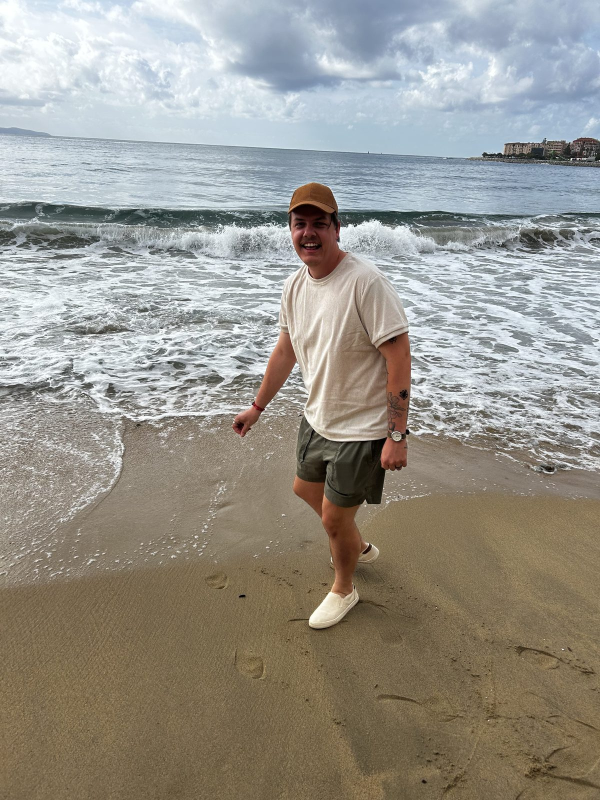
#> input picture gallery/med-cruise/img/full/50DDC967-9F8E-454F-BF32-15DC566AF895.jpg, 1200 x 1600 px (shown at 1/2 size); its folder holds only this picture in this run
$ python make_gallery.py ../../gallery/med-cruise/img/full
#> lines starting #> are read from the running program, lines starting #| are printed output that depends on the picture
#!/usr/bin/env python3
"""Set up photo galleries from folders of photos dropped into gallery/.

Workflow:
    1. Copy photos into gallery/<name>/   (e.g. gallery/barcelona/). Use COPIES, not originals.
    2. Run:  python tools/gallery/make_gallery.py
    3. Commit and push. The page is live at  <site>/gallery/<name>/

The script is safe to run any time. It only touches folders that contain new, unprocessed photos:
  * resizes each photo (full + thumbnail) into gallery/<name>/img/, as JPEG with all EXIF/GPS data removed
  * DELETES the raw copy once its processed version is saved (so raw photos never get committed)
  * records the gallery in gallery/<name>/gallery.json and writes gallery/<name>/index.html
  * refreshes gallery/index.html, a contents list of all galleries (skip one with "unlisted": true in its gallery.json)
Folders with nothing new are left alone. Add more photos to a folder later and re-run to add them.

Options:
    make_gallery.py barcelona                      only this folder
    make_gallery.py barcelona --title "Barcelona" --subtitle "June 2025"
    make_gallery.py --rebuild                      rewrite every page from gallery.json (after editing template.html)

Requires Pillow (pip install pillow). For iPhone HEIC files also: pip install pillow-heif
"""
import argparse
import html
import json
import re
import sys
from pathlib import Path

from PIL import Image, ImageOps

try:  # optional: lets Pillow open iPhone .heic files
    import pillow_heif
    pillow_heif.register_heif_opener()
#> (this line was passed over: pillow_heif is not available in this run)
except ImportError:
    pillow_heif = None

HERE = Path(__file__).resolve().parent
REPO_ROOT = HERE.parent.parent
EXTS = {".jpg", ".jpeg", ".png", ".webp", ".heic", ".heif"}
SLUG_RE = re.compile(r"[a-z0-9]+(-[a-z0-9]+)*")


def default_title(slug):
    return slug.replace("-", " ").title()


def load_gallery(folder: Path):
    path = folder / "gallery.json"
    if path.exists():
        data = json.loads(path.read_text(encoding="utf-8"))
    else:
        data = {}
    data.setdefault("title", default_title(folder.name))
    data.setdefault("subtitle", "")
    data.setdefault("photos", [])
    return data


def unique_name(stem, used):
    base = re.sub(r"[^A-Za-z0-9_-]+", "-", stem).strip("-") or "photo"
    name, n = base, 2
    while name.lower() in used:
        name, n = f"{base}-{n}", n + 1
    used.add(name.lower())
    return name + ".jpg"


def process_photo(src: Path, name: str, img_dir: Path, args):
    """Write full + thumb copies of src as clean JPEGs. Returns the manifest entry."""
    with Image.open(src) as im:
        exif = im.getexif()
        taken = str(exif.get_ifd(0x8769).get(36867) or exif.get(306) or "")
        icc = im.info.get("icc_profile")  # colour profile only; contains no location data
        im = ImageOps.exif_transpose(im)  # bake rotation in, since EXIF is dropped
        if im.mode != "RGB":
            im = im.convert("RGB")
        kwargs = dict(format="JPEG", quality=args.quality, optimize=True, progressive=True)
        if icc:
            kwargs["icc_profile"] = icc  # note: no exif= argument, so all metadata is dropped
        full = im.copy()
        full.thumbnail((args.full, args.full), Image.LANCZOS)
        full.save(img_dir / "full" / name, **kwargs)
        thumb = im.copy()
        thumb.thumbnail((args.thumb, args.thumb), Image.LANCZOS)
        thumb.save(img_dir / "thumb" / name, **kwargs)
    return {"file": name, "taken": taken, "w": thumb.size[0], "h": thumb.size[1]}


def render_page(folder: Path, data):
    title = data["title"]
    cards = []
    for n, p in enumerate(data["photos"], 1):
        alt = html.escape(f"{title}, photo {n}")
        cards.append(
            f'      <a class="ph" href="img/full/{p["file"]}"><img src="img/thumb/{p["file"]}" '
            f'width="{p["w"]}" height="{p["h"]}" loading="lazy" decoding="async" alt="{alt}"></a>'
        )
    count = f"{len(cards)} photo" + ("" if len(cards) == 1 else "s")
    sub = f'{data["subtitle"].strip()} · {count}' if data["subtitle"].strip() else count
    page = (HERE / "template.html").read_text(encoding="utf-8")
    page = (page.replace("{{TITLE}}", html.escape(title))
                .replace("{{SUBTITLE}}", html.escape(sub))
                .replace("{{PHOTOS}}", "\n".join(cards)))
    (folder / "index.html").write_text(page, encoding="utf-8")


def sort_key(p):
    return (0 if p["taken"] else 1, p["taken"], p["file"].lower())


def write_contents(root: Path):
    """Write gallery/index.html: a plain list linking to every gallery. Returns True if it changed.

    A gallery with  "unlisted": true  in its gallery.json stays reachable by URL but is left off the list.
    """
    entries = []
    for folder in sorted(p for p in root.iterdir() if p.is_dir() and not p.name.startswith(".")):
        if not (folder / "gallery.json").exists() or not (folder / "index.html").exists():
            continue
        data = load_gallery(folder)
        if data.get("unlisted"):
            continue
        n = len(data["photos"])
        meta = " · ".join(x for x in (data["subtitle"].strip(), f"{n} photo" + ("" if n == 1 else "s")) if x)
        entries.append((data["title"].lower(), folder.name, data["title"], meta))
    entries.sort()

    if entries:
        rows = [f'      <li><a href="{html.escape(slug)}/"><span class="name">{html.escape(title)}</span>'
                f'<span class="meta">{html.escape(meta)}</span></a></li>' for _, slug, title, meta in entries]
        items = '    <ul>\n' + "\n".join(rows) + '\n    </ul>'
    else:
        items = '    <p class="empty">No galleries yet.</p>'

    page = (HERE / "contents_template.html").read_text(encoding="utf-8").replace("{{ITEMS}}", items)
    out = root / "index.html"
    if out.exists() and out.read_text(encoding="utf-8") == page:
        return False
    out.write_text(page, encoding="utf-8")
    return True


def handle_folder(folder: Path, args, explicit: bool):
    """Returns True if the folder's page was (re)built."""
    slug = folder.name
    if not SLUG_RE.fullmatch(slug):
        print(f"[skip] {slug}: folder names must be lowercase letters, numbers and hyphens "
              f"(e.g. 'mexico-city'). Rename it and re-run.")
        return False

    raws = sorted(f for f in folder.iterdir()
                  if f.is_file() and f.suffix.lower() in EXTS and not f.name.startswith("."))
    has_manifest = (folder / "gallery.json").exists()
    meta_change = explicit and (args.title is not None or args.subtitle is not None)
    needs_page = has_manifest and (args.rebuild or meta_change or not (folder / "index.html").exists())

    if not raws and not needs_page:
        if not has_manifest:
            print(f"[skip] {slug}: no photos found")
        else:
            print(f"[ok]   {slug}: up to date")
        return False

    data = load_gallery(folder)
    if explicit and args.title is not None:
        data["title"] = args.title
    if explicit and args.subtitle is not None:
        data["subtitle"] = args.subtitle

    img_dir = folder / "img"
    (img_dir / "full").mkdir(parents=True, exist_ok=True)
    (img_dir / "thumb").mkdir(parents=True, exist_ok=True)

    # forget photos whose image files were deleted by hand
    before = len(data["photos"])
    data["photos"] = [p for p in data["photos"]
                      if (img_dir / "full" / p["file"]).exists() and (img_dir / "thumb" / p["file"]).exists()]
    if len(data["photos"]) != before:
        print(f"       {slug}: dropped {before - len(data['photos'])} photo(s) no longer in img/")

    used = {p["file"][:-4].lower() for p in data["photos"]}
    added = failed = 0
    for src in raws:
        if src.suffix.lower() in (".heic", ".heif") and pillow_heif is None:
            print(f"       {slug}: left {src.name} alone (HEIC needs: pip install pillow-heif)")
            failed += 1
            continue
        name = unique_name(src.stem, used)
        try:
            entry = process_photo(src, name, img_dir, args)
        except Exception as e:  # leave the raw file in place so nothing is lost
            used.discard(name[:-4].lower())
            print(f"       {slug}: could not process {src.name}: {e}")
            failed += 1
            continue
        src.unlink()  # processed copy is saved; the raw copy must not be committed
        data["photos"].append(entry)
        added += 1

    if not data["photos"]:
        print(f"[skip] {slug}: no usable photos")
        return False

    data["photos"].sort(key=sort_key)
    (folder / "gallery.json").write_text(json.dumps(data, indent=2) + "\n", encoding="utf-8")
    render_page(folder, data)

    size = sum(f.stat().st_size for f in img_dir.rglob("*.jpg")) / 1e6
    note = f"added {added}" if added else "rebuilt page"
    if failed:
        note += f", {failed} left unprocessed"
    print(f"[done] {slug}: {note}; {len(data['photos'])} photos, {size:.1f} MB")
    return True


def main():
    ap = argparse.ArgumentParser(description=__doc__, formatter_class=argparse.RawDescriptionHelpFormatter)
    ap.add_argument("folders", nargs="*", help="only these gallery folders (default: all of gallery/)")
    ap.add_argument("--title", help="page title (single folder only; saved in gallery.json)")
    ap.add_argument("--subtitle", help="line under the title, e.g. a date (single folder only)")
    ap.add_argument("--rebuild", action="store_true", help="rewrite pages for all existing galleries")
    ap.add_argument("--full", type=int, default=1600, help="max size of full photos in px (default 1600)")
    ap.add_argument("--thumb", type=int, default=640, help="max size of grid thumbnails in px (default 640)")
    ap.add_argument("--quality", type=int, default=82, help="JPEG quality (default 82)")
    ap.add_argument("--base-url", default="https://dbranham20.github.io", help="used only to print URLs")
    ap.add_argument("--gallery", type=Path, default=REPO_ROOT / "gallery", help="gallery root folder")
    args = ap.parse_args()

    if (args.title is not None or args.subtitle is not None) and len(args.folders) != 1:
        sys.exit("--title/--subtitle need exactly one folder name, e.g.: make_gallery.py barcelona --title Barcelona")

    root = args.gallery
    if args.folders:
        targets = []
        for name in args.folders:
            f = root / name
            if not f.is_dir():
                sys.exit(f"no such folder: {f}")
            targets.append(f)
    else:
        if not root.is_dir():
            sys.exit(f"{root} doesn't exist yet. Create gallery/<name>/ (e.g. gallery/barcelona/) "
                     f"and copy photos into it.")
        targets = sorted(p for p in root.iterdir() if p.is_dir() and not p.name.startswith("."))

    if not targets:
        sys.exit("nothing to do: copy photos into gallery/<name>/ first")

    built = [f for f in targets if handle_folder(f, args, explicit=bool(args.folders))]
    toc_changed = write_contents(root)
    if toc_changed:
        print("[done] contents page updated")
    if built or toc_changed:
        print("\nWhen you commit and push, these will be live at:")
        for f in built:
            print(f"  {args.base_url}/gallery/{f.name}/")
        if toc_changed:
            print(f"  {args.base_url}/gallery/   (contents list)")


if __name__ == "__main__":
    main()
#> in process_photo, im is the input picture: PIL image 1200x1600 RGB; mean R, G, B 151.9, 148.7, 140.6
#> in process_photo, `taken = str(exif.get_ifd(0x8769).get(36867) or exif.get(306) or "")`: taken = ''
#> in process_photo, `thumb.thumbnail((args.thumb, args.thumb), Image.LANCZOS)`:
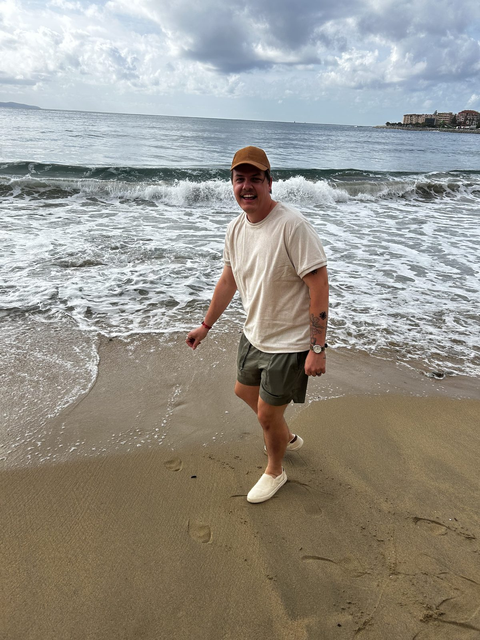
#> thumb: PIL image 480x640 RGB; mean R, G, B 151.9, 148.7, 140.5
#> in handle_folder, `entry = process_photo(src, name, img_dir, args)`: entry = {'file': '50DDC967-9F8E-454F-BF32-15DC566AF895.jpg', 'taken': '', 'w': 480, 'h': 640}
#> (the run stopped early here; a loop or call above may not have finished)
